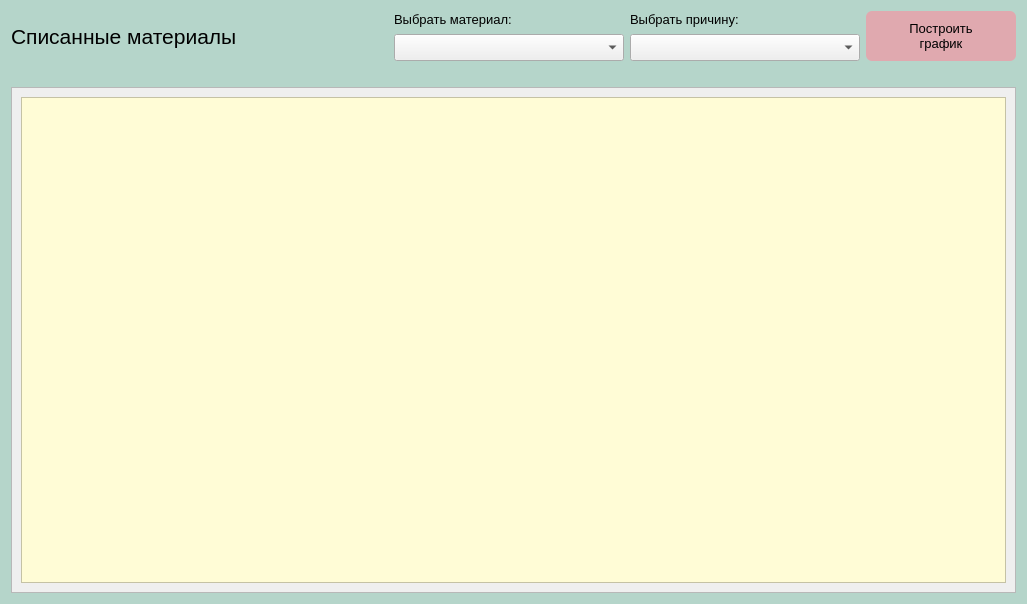
<?xml version="1.0" encoding="UTF-8"?>
<ui version="4.0">
 <class>Form</class>
 <widget class="QWidget" name="Form">
  <property name="geometry">
   <rect>
    <x>0</x>
    <y>0</y>
    <width>1027</width>
    <height>604</height>
   </rect>
  </property>
  <property name="windowTitle">
   <string>Form</string>
  </property>
  <property name="styleSheet">
   <string notr="true">#Form{
	background-color:rgb(181, 213, 202);
}
QPushButton{
	background-color: rgb(224, 169, 175); /* Зеленый цвет */
    border: none; /* Убираем рамку */
    border-radius: 6px; /* Скругленные края */
	font-size: 10pt;
}
QTableWidget{
	background-color: rgb(255, 252, 214);
}
</string>
  </property>
  <layout class="QVBoxLayout" name="verticalLayout">
   <item>
    <layout class="QHBoxLayout" name="horizontalLayout_3">
     <item>
      <widget class="QLabel" name="title_label">
       <property name="font">
        <font>
         <pointsize>16</pointsize>
        </font>
       </property>
       <property name="text">
        <string>Списанные материалы</string>
       </property>
      </widget>
     </item>
     <item>
      <layout class="QHBoxLayout" name="horizontalLayout_2">
       <item>
        <layout class="QVBoxLayout" name="material_layout">
         <item>
          <widget class="QLabel" name="material_label">
           <property name="font">
            <font>
             <pointsize>10</pointsize>
            </font>
           </property>
           <property name="text">
            <string>Выбрать материал:</string>
           </property>
          </widget>
         </item>
         <item>
          <widget class="QComboBox" name="material_combobox">
           <property name="sizePolicy">
            <sizepolicy hsizetype="Maximum" vsizetype="Fixed">
             <horstretch>0</horstretch>
             <verstretch>0</verstretch>
            </sizepolicy>
           </property>
           <property name="minimumSize">
            <size>
             <width>230</width>
             <height>0</height>
            </size>
           </property>
           <property name="maximumSize">
            <size>
             <width>300</width>
             <height>16777215</height>
            </size>
           </property>
           <property name="font">
            <font>
             <pointsize>12</pointsize>
            </font>
           </property>
          </widget>
         </item>
        </layout>
       </item>
       <item>
        <layout class="QVBoxLayout" name="reason_layout">
         <item>
          <widget class="QLabel" name="reason_label">
           <property name="font">
            <font>
             <pointsize>10</pointsize>
            </font>
           </property>
           <property name="text">
            <string>Выбрать причину:</string>
           </property>
          </widget>
         </item>
         <item>
          <widget class="QComboBox" name="reason_combobox">
           <property name="sizePolicy">
            <sizepolicy hsizetype="Maximum" vsizetype="Fixed">
             <horstretch>0</horstretch>
             <verstretch>0</verstretch>
            </sizepolicy>
           </property>
           <property name="minimumSize">
            <size>
             <width>230</width>
             <height>0</height>
            </size>
           </property>
           <property name="maximumSize">
            <size>
             <width>300</width>
             <height>16777215</height>
            </size>
           </property>
           <property name="font">
            <font>
             <pointsize>12</pointsize>
            </font>
           </property>
          </widget>
         </item>
        </layout>
       </item>
      </layout>
     </item>
     <item>
      <widget class="QPushButton" name="graph_pushbutton">
       <property name="sizePolicy">
        <sizepolicy hsizetype="Maximum" vsizetype="Maximum">
         <horstretch>0</horstretch>
         <verstretch>0</verstretch>
        </sizepolicy>
       </property>
       <property name="minimumSize">
        <size>
         <width>120</width>
         <height>50</height>
        </size>
       </property>
       <property name="maximumSize">
        <size>
         <width>150</width>
         <height>50</height>
        </size>
       </property>
       <property name="autoFillBackground">
        <bool>false</bool>
       </property>
       <property name="text">
        <string>Построить
график</string>
       </property>
      </widget>
     </item>
    </layout>
   </item>
   <item>
    <widget class="QLabel" name="icon_label">
     <property name="sizePolicy">
      <sizepolicy hsizetype="Fixed" vsizetype="Fixed">
       <horstretch>0</horstretch>
       <verstretch>0</verstretch>
      </sizepolicy>
     </property>
     <property name="text">
      <string/>
     </property>
     <property name="pixmap">
      <pixmap>../проект бабаева/logo-02.jpg</pixmap>
     </property>
     <property name="scaledContents">
      <bool>true</bool>
     </property>
    </widget>
   </item>
   <item>
    <widget class="QScrollArea" name="scrollArea">
     <property name="widgetResizable">
      <bool>true</bool>
     </property>
     <widget class="QWidget" name="scrollAreaWidgetContents">
      <property name="geometry">
       <rect>
        <x>0</x>
        <y>0</y>
        <width>1003</width>
        <height>486</height>
       </rect>
      </property>
      <layout class="QHBoxLayout" name="horizontalLayout">
       <item>
        <widget class="QTableWidget" name="materials_table"/>
       </item>
      </layout>
     </widget>
    </widget>
   </item>
  </layout>
 </widget>
 <resources/>
 <connections/>
</ui>
